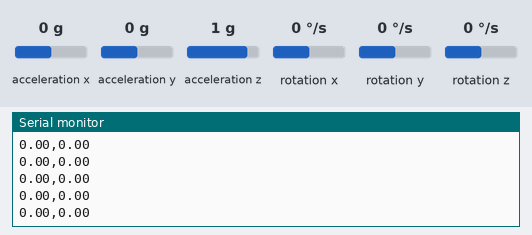
Bench run of a sketch on a simulated Arduino Uno, built with avr-gcc and run on an emulated ATmega328P. On the bench: the last lines printed to the serial monitor. The inputs (shaded band) are chosen by the test bench; at power-on: acceleration x 0 g, acceleration y 0 g, acceleration z 1 g, rotation x 0 °/s, rotation y 0 °/s, rotation z 0 °/s.

Above: at 1.2 s.
1.3 s: acceleration x set to -1.4 g
At 1.34 s:
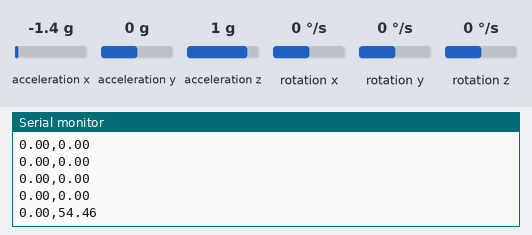
2.8 s: acceleration y set to -1.4 g
At 2.82 s:
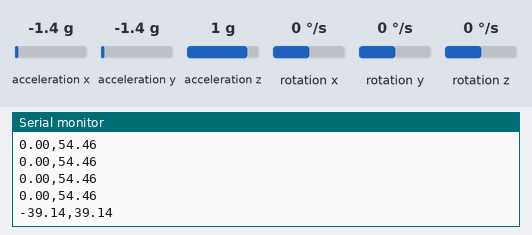
4.3 s: acceleration z set to -1.4 g
At 4.3 s:
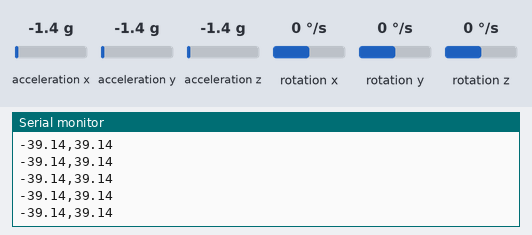
Timing chart, 0 to 7.3 s (numbered marks = the images above; inputs shaded):
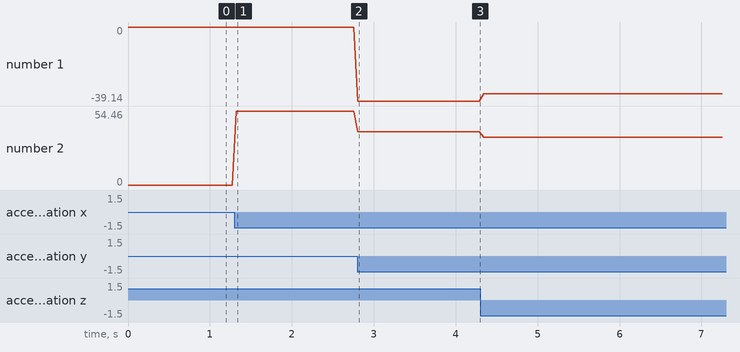

The sketch:

sketch_apr18a.ino
```cpp
#include <Wire.h>
#include <MPU6050_light.h>

MPU6050 mpu(Wire);

void setup() {
  Serial.begin(9600);
  Wire.begin();
  mpu.begin();

  // if (mpu.testConnection()) {
  //   Serial.println("MPU6050 connection successful");
  // } else {
  //   Serial.println("MPU6050 connection failed");
  // }
}

void loop() {
  mpu.update();

  float pitch = mpu.getAngleX();
  float roll = mpu.getAngleY();

  Serial.print(pitch);
  Serial.print(",");
  Serial.println(roll);

  delay(50);
}
```

Measured:
- after the input at 1.3 s, the serial monitor: prints a new line at once (image 1)
- after the input at 2.8 s, the serial monitor: prints a new line at once (image 2)
- plotted number 1: 0 → -39.14 after the input at 2.8 s, -39.14 → -35.26 after the input at 4.3 s
- plotted number 2: 0 → 54.46 after the input at 1.3 s, 54.46 → 39.14 after the input at 2.8 s, 39.14 → 35.26 after the input at 4.3 s
